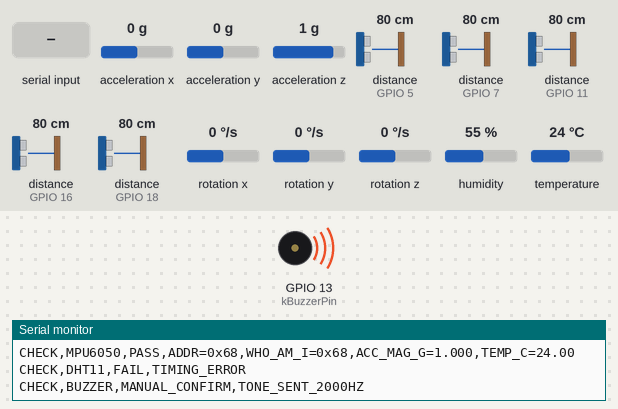
Recording of a sketch running on a simulated ESP32. Shown: buzzer (waves = sounding), the last lines printed to the serial monitor. Wiring (inferred from the names in the program): 5 × ultrasonic range finder: trigger GPIO 4, echo GPIO 5 / trigger GPIO 6, echo GPIO 7 / trigger GPIO 10, echo GPIO 11 / trigger GPIO 15, echo GPIO 16 / trigger GPIO 17, echo GPIO 18; DHT11 sensor: data GPIO 12; MPU-6050 motion sensor at I2C address 0x68. The test bench sets the inputs (shaded band); at power-on: acceleration x 0 g, distance to the obstacle (sensors on GPIO 5, GPIO 7, GPIO 11, GPIO 16, GPIO 18) 80 cm, acceleration y 0 g, acceleration z 1 g, rotation x 0 °/s, rotation y 0 °/s, rotation z 0 °/s, humidity 55 %, temperature 24 °C. The echo pulse lasts 58.3 µs per cm.

Above: at 2.7 s.
At 4.1 s:
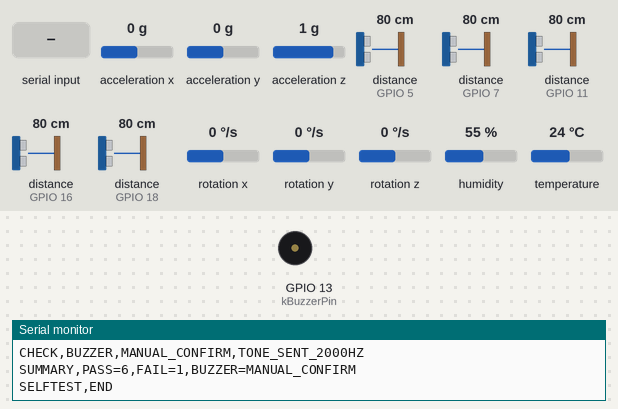
4.2 s: acceleration x set to -0.2 g
11.2 s: distance to the obstacle (sensor on GPIO 5) set to 120 cm
18.0 s: distance to the obstacle (sensor on GPIO 7) set to 2 cm
24.8 s: "Y\n" received over Serial
26.3 s: distance to the obstacle (sensor on GPIO 5) set to 2 cm
28.2 s: distance to the obstacle (sensor on GPIO 11) set to 2 cm
Timing chart, 0 to 31.2 s (numbered marks = the images above; inputs shaded):
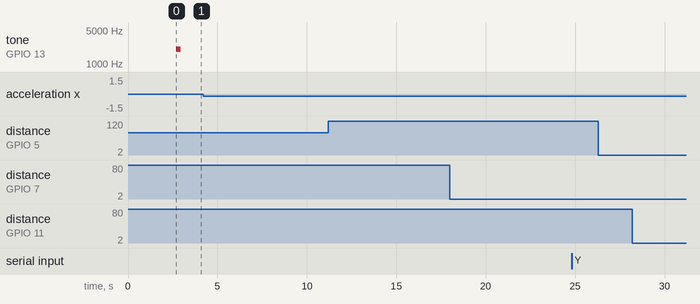

The sketch:

hardware_bringup.ino
```cpp
#include <Arduino.h>
#include <Wire.h>

#include <math.h>

namespace {

constexpr uint32_t kSerialBaud = 115200;
constexpr uint32_t kEchoTimeoutUs = 30000;
constexpr uint32_t kUltrasonicGapMs = 65;
constexpr uint32_t kTelemetryPeriodMs = 3000;

constexpr uint8_t kMpuSdaPin = 8;
constexpr uint8_t kMpuSclPin = 9;
constexpr uint8_t kDhtPin = 12;
constexpr uint8_t kBuzzerPin = 13;

constexpr uint8_t kMpuRegSampleRateDivider = 0x19;
constexpr uint8_t kMpuRegConfig = 0x1A;
constexpr uint8_t kMpuRegGyroConfig = 0x1B;
constexpr uint8_t kMpuRegAccelConfig = 0x1C;
constexpr uint8_t kMpuRegAccelXoutHigh = 0x3B;
constexpr uint8_t kMpuRegPowerManagement1 = 0x6B;
constexpr uint8_t kMpuRegWhoAmI = 0x75;

struct UltrasonicChannel {
  const char* name;
  uint8_t trigPin;
  uint8_t echoPin;
};

constexpr UltrasonicChannel kUltrasonicChannels[] = {
    {"HC1_LEFT_OUTER", 4, 5},
    {"HC2_LEFT_INNER", 6, 7},
    {"HC3_CENTER", 10, 11},
    {"HC4_RIGHT_INNER", 15, 16},
    {"HC5_RIGHT_OUTER", 17, 18},
};

constexpr size_t kUltrasonicCount =
    sizeof(kUltrasonicChannels) / sizeof(kUltrasonicChannels[0]);

// Read non-adjacent modules first to reduce 40 kHz cross-talk.
constexpr size_t kUltrasonicReadOrder[] = {0, 3, 1, 4, 2};

enum class RangeStatus {
  kOk,
  kEchoStuckHigh,
  kNoEcho,
  kOutOfRange,
};

struct RangeReading {
  RangeStatus status = RangeStatus::kNoEcho;
  uint32_t echoTimeUs = 0;
  float distanceCm = NAN;
};

struct MatrixEchoCapture {
  bool initiallyHigh = false;
  bool sawRise = false;
  bool sawFall = false;
  uint32_t riseAtUs = 0;
  uint32_t pulseWidthUs = 0;
};

enum class DhtStatus {
  kOk,
  kNoResponse,
  kTimingError,
  kChecksumError,
};

struct DhtReading {
  DhtStatus status = DhtStatus::kNoResponse;
  float temperatureC = NAN;
  float humidityRh = NAN;
};

struct MpuReading {
  bool ok = false;
  float axG = NAN;
  float ayG = NAN;
  float azG = NAN;
  float gxDps = NAN;
  float gyDps = NAN;
  float gzDps = NAN;
  float temperatureC = NAN;
};

uint8_t mpuAddress = 0;
uint8_t mpuWhoAmI = 0;
bool mpuReady = false;
uint32_t nextTelemetryMs = 0;

const char* rangeStatusName(RangeStatus status) {
  switch (status) {
    case RangeStatus::kOk:
      return "PASS";
    case RangeStatus::kEchoStuckHigh:
      return "ECHO_STUCK_HIGH";
    case RangeStatus::kNoEcho:
      return "NO_ECHO";
    case RangeStatus::kOutOfRange:
      return "OUT_OF_RANGE";
  }
  return "UNKNOWN";
}

const char* dhtStatusName(DhtStatus status) {
  switch (status) {
    case DhtStatus::kOk:
      return "PASS";
    case DhtStatus::kNoResponse:
      return "NO_RESPONSE";
    case DhtStatus::kTimingError:
      return "TIMING_ERROR";
    case DhtStatus::kChecksumError:
      return "CHECKSUM_ERROR";
  }
  return "UNKNOWN";
}

int16_t makeInt16(uint8_t highByte, uint8_t lowByte) {
  return static_cast<int16_t>((static_cast<uint16_t>(highByte) << 8) |
                              lowByte);
}

bool mpuWriteRegister(uint8_t address, uint8_t reg, uint8_t value) {
  Wire.beginTransmission(address);
  Wire.write(reg);
  Wire.write(value);
  return Wire.endTransmission(true) == 0;
}

bool mpuReadRegisters(uint8_t address, uint8_t startReg, uint8_t* data,
                      size_t length) {
  Wire.beginTransmission(address);
  Wire.write(startReg);
  if (Wire.endTransmission(false) != 0) {
    return false;
  }

  const size_t received = Wire.requestFrom(
      static_cast<int>(address), static_cast<int>(length), true);
  if (received != length) {
    return false;
  }

  for (size_t i = 0; i < length; ++i) {
    data[i] = Wire.read();
  }
  return true;
}

bool mpuReadRegister(uint8_t address, uint8_t reg, uint8_t& value) {
  return mpuReadRegisters(address, reg, &value, 1);
}

bool initializeMpu() {
  constexpr uint8_t kCandidateAddresses[] = {0x68, 0x69};
  mpuAddress = 0;
  mpuWhoAmI = 0;

  for (uint8_t address : kCandidateAddresses) {
    uint8_t identity = 0;
    if (!mpuReadRegister(address, kMpuRegWhoAmI, identity)) {
      continue;
    }
    if (identity == 0x68 || identity == 0x69 || identity == 0x70) {
      mpuAddress = address;
      mpuWhoAmI = identity;
      break;
    }
  }

  if (mpuAddress == 0) {
    mpuReady = false;
    return false;
  }

  bool ok = true;
  ok &= mpuWriteRegister(mpuAddress, kMpuRegPowerManagement1, 0x00);
  delay(100);
  ok &= mpuWriteRegister(mpuAddress, kMpuRegConfig, 0x03);
  ok &= mpuWriteRegister(mpuAddress, kMpuRegSampleRateDivider, 0x09);
  ok &= mpuWriteRegister(mpuAddress, kMpuRegGyroConfig, 0x00);
  ok &= mpuWriteRegister(mpuAddress, kMpuRegAccelConfig, 0x00);
  mpuReady = ok;
  return ok;
}

MpuReading readMpu() {
  MpuReading reading;
  if (!mpuReady) {
    return reading;
  }

  uint8_t data[14];
  if (!mpuReadRegisters(mpuAddress, kMpuRegAccelXoutHigh, data,
                        sizeof(data))) {
    mpuReady = false;
    return reading;
  }

  const int16_t rawAx = makeInt16(data[0], data[1]);
  const int16_t rawAy = makeInt16(data[2], data[3]);
  const int16_t rawAz = makeInt16(data[4], data[5]);
  const int16_t rawTemperature = makeInt16(data[6], data[7]);
  const int16_t rawGx = makeInt16(data[8], data[9]);
  const int16_t rawGy = makeInt16(data[10], data[11]);
  const int16_t rawGz = makeInt16(data[12], data[13]);

  reading.ok = true;
  reading.axG = rawAx / 16384.0f;
  reading.ayG = rawAy / 16384.0f;
  reading.azG = rawAz / 16384.0f;
  reading.gxDps = rawGx / 131.0f;
  reading.gyDps = rawGy / 131.0f;
  reading.gzDps = rawGz / 131.0f;
  reading.temperatureC = mpuWhoAmI == 0x70
                             ? rawTemperature / 333.87f + 21.0f
                             : rawTemperature / 340.0f + 36.53f;
  return reading;
}

RangeReading readUltrasonic(const UltrasonicChannel& channel) {
  RangeReading reading;

  if (digitalRead(channel.echoPin) == HIGH) {
    delayMicroseconds(100);
    if (digitalRead(channel.echoPin) == HIGH) {
      reading.status = RangeStatus::kEchoStuckHigh;
      return reading;
    }
  }

  digitalWrite(channel.trigPin, LOW);
  delayMicroseconds(3);
  digitalWrite(channel.trigPin, HIGH);
  delayMicroseconds(10);
  digitalWrite(channel.trigPin, LOW);

  reading.echoTimeUs = pulseIn(channel.echoPin, HIGH, kEchoTimeoutUs);
  if (reading.echoTimeUs == 0) {
    reading.status = RangeStatus::kNoEcho;
    return reading;
  }

  reading.distanceCm = reading.echoTimeUs * 0.0343f * 0.5f;
  if (reading.distanceCm < 2.0f || reading.distanceCm > 400.0f) {
    reading.status = RangeStatus::kOutOfRange;
    return reading;
  }

  reading.status = RangeStatus::kOk;
  return reading;
}

void runUltrasonicMatrixAttempt(size_t triggerIndex, size_t attempt,
                                bool isolateOtherTriggers) {
  for (size_t index = 0; index < kUltrasonicCount; ++index) {
    if (isolateOtherTriggers && index != triggerIndex) {
      pinMode(kUltrasonicChannels[index].trigPin, INPUT);
    } else {
      pinMode(kUltrasonicChannels[index].trigPin, OUTPUT);
      digitalWrite(kUltrasonicChannels[index].trigPin, LOW);
    }
  }
  delay(2);

  MatrixEchoCapture captures[kUltrasonicCount];
  for (size_t echoIndex = 0; echoIndex < kUltrasonicCount; ++echoIndex) {
    captures[echoIndex].initiallyHigh =
        digitalRead(kUltrasonicChannels[echoIndex].echoPin) == HIGH;
  }

  const UltrasonicChannel& triggerChannel =
      kUltrasonicChannels[triggerIndex];
  digitalWrite(triggerChannel.trigPin, LOW);
  delayMicroseconds(3);
  digitalWrite(triggerChannel.trigPin, HIGH);
  delayMicroseconds(10);
  const bool triggerReadbackHigh =
      digitalRead(triggerChannel.trigPin) == HIGH;
  digitalWrite(triggerChannel.trigPin, LOW);
  const bool triggerReadbackLow = digitalRead(triggerChannel.trigPin) == LOW;

  const uint32_t listenStartUs = micros();
  while (micros() - listenStartUs < kEchoTimeoutUs) {
    const uint32_t nowUs = micros();
    for (size_t echoIndex = 0; echoIndex < kUltrasonicCount; ++echoIndex) {
      MatrixEchoCapture& capture = captures[echoIndex];
      if (capture.initiallyHigh || capture.sawFall) {
        continue;
      }

      const bool isHigh =
          digitalRead(kUltrasonicChannels[echoIndex].echoPin) == HIGH;
      if (!capture.sawRise && isHigh) {
        capture.sawRise = true;
        capture.riseAtUs = nowUs;
      } else if (capture.sawRise && !isHigh) {
        capture.sawFall = true;
        capture.pulseWidthUs = nowUs - capture.riseAtUs;
      }
    }
  }

  Serial.printf("MATRIX,MODE=%s,TRIG=HC%u,TRIG_GPIO=%u,HIGH_READ=%u,"
                "LOW_READ=%u,ATTEMPT=%u",
                isolateOtherTriggers ? "ISOLATED" : "NORMAL",
                static_cast<unsigned>(triggerIndex + 1),
                static_cast<unsigned>(triggerChannel.trigPin),
                triggerReadbackHigh ? 1U : 0U,
                triggerReadbackLow ? 1U : 0U,
                static_cast<unsigned>(attempt + 1));
  bool reported = false;
  for (size_t echoIndex = 0; echoIndex < kUltrasonicCount; ++echoIndex) {
    const MatrixEchoCapture& capture = captures[echoIndex];
    if (capture.initiallyHigh) {
      Serial.printf(",ECHO_HC%u=STUCK_HIGH",
                    static_cast<unsigned>(echoIndex + 1));
      reported = true;
    } else if (capture.sawFall) {
      const float distanceCm = capture.pulseWidthUs * 0.0343f * 0.5f;
      Serial.printf(",ECHO_HC%u_US=%lu,ECHO_HC%u_CM=%.2f",
                    static_cast<unsigned>(echoIndex + 1),
                    static_cast<unsigned long>(capture.pulseWidthUs),
                    static_cast<unsigned>(echoIndex + 1), distanceCm);
      reported = true;
    } else if (capture.sawRise) {
      Serial.printf(",ECHO_HC%u=RISE_NO_FALL",
                    static_cast<unsigned>(echoIndex + 1));
      reported = true;
    }
  }
  if (!reported) {
    Serial.print(",NO_ECHO_ON_ANY_GPIO");
  }
  Serial.println();

  for (const UltrasonicChannel& channel : kUltrasonicChannels) {
    pinMode(channel.trigPin, OUTPUT);
    digitalWrite(channel.trigPin, LOW);
  }
}

void runEchoBiasProbe() {
  Serial.println("ECHO_PROBE,START,WEAK_INTERNAL_PULL_TEST");
  for (size_t echoIndex = 0; echoIndex < kUltrasonicCount; ++echoIndex) {
    const uint8_t echoPin = kUltrasonicChannels[echoIndex].echoPin;

    pinMode(echoPin, INPUT);
    delay(2);
    const int floatingLevel = digitalRead(echoPin);

    pinMode(echoPin, INPUT_PULLUP);
    delay(2);
    const int pullupLevel = digitalRead(echoPin);

    pinMode(echoPin, INPUT_PULLDOWN);
    delay(2);
    const int pulldownLevel = digitalRead(echoPin);

    pinMode(echoPin, INPUT);
    Serial.printf("ECHO_PROBE,HC%u,ECHO_GPIO=%u,INPUT=%d,PULLUP=%d,"
                  "PULLDOWN=%d\n",
                  static_cast<unsigned>(echoIndex + 1),
                  static_cast<unsigned>(echoPin), floatingLevel, pullupLevel,
                  pulldownLevel);
  }
  Serial.println("ECHO_PROBE,END");
}

void runUltrasonicMatrixTest() {
  constexpr size_t kAttempts = 3;
  Serial.println(
      "MATRIX,START,TRIGGER_EACH_HC_AND_LISTEN_ON_ALL_ECHO_GPIOS");
  for (size_t triggerIndex = 0; triggerIndex < kUltrasonicCount;
       ++triggerIndex) {
    for (size_t attempt = 0; attempt < kAttempts; ++attempt) {
      runUltrasonicMatrixAttempt(triggerIndex, attempt, false);
      delay(kUltrasonicGapMs);
    }
  }
  runEchoBiasProbe();
  Serial.println("MATRIX,END");
}

void runIsolatedTriggerMatrixTest() {
  constexpr size_t kAttempts = 3;
  Serial.println(
      "MATRIX,START,ISOLATE_NON_SELECTED_TRIG_GPIOS_AND_LISTEN_ALL_ECHOS");
  for (size_t triggerIndex = 0; triggerIndex < kUltrasonicCount;
       ++triggerIndex) {
    for (size_t attempt = 0; attempt < kAttempts; ++attempt) {
      runUltrasonicMatrixAttempt(triggerIndex, attempt, true);
      delay(kUltrasonicGapMs);
    }
  }
  Serial.println("MATRIX,END");
}

bool waitForDhtLevel(uint8_t level, uint32_t timeoutUs) {
  const uint32_t start = micros();
  while (digitalRead(kDhtPin) != level) {
    if (micros() - start > timeoutUs) {
      return false;
    }
  }
  return true;
}

bool measureDhtLevel(uint8_t level, uint32_t timeoutUs, uint32_t& durationUs) {
  const uint32_t start = micros();
  while (digitalRead(kDhtPin) == level) {
    if (micros() - start > timeoutUs) {
      return false;
    }
  }
  durationUs = micros() - start;
  return true;
}

DhtReading readDht11() {
  DhtReading reading;
  uint8_t data[5] = {0, 0, 0, 0, 0};

  pinMode(kDhtPin, OUTPUT);
  digitalWrite(kDhtPin, LOW);
  delay(20);
  digitalWrite(kDhtPin, HIGH);
  delayMicroseconds(30);
  pinMode(kDhtPin, INPUT_PULLUP);

  uint32_t pulseLengthUs = 0;
  if (!waitForDhtLevel(LOW, 200) ||
      !measureDhtLevel(LOW, 200, pulseLengthUs) ||
      !waitForDhtLevel(HIGH, 200) ||
      !measureDhtLevel(HIGH, 200, pulseLengthUs)) {
    reading.status = DhtStatus::kNoResponse;
    return reading;
  }

  for (int bit = 0; bit < 40; ++bit) {
    uint32_t lowDurationUs = 0;
    uint32_t highDurationUs = 0;
    if (!waitForDhtLevel(LOW, 100) ||
        !measureDhtLevel(LOW, 100, lowDurationUs) ||
        !waitForDhtLevel(HIGH, 100) ||
        !measureDhtLevel(HIGH, 150, highDurationUs)) {
      reading.status = DhtStatus::kTimingError;
      return reading;
    }

    data[bit / 8] <<= 1;
    if (highDurationUs > 45) {
      data[bit / 8] |= 1;
    }
  }

  const uint8_t expectedChecksum =
      static_cast<uint8_t>(data[0] + data[1] + data[2] + data[3]);
  if (data[4] != expectedChecksum) {
    reading.status = DhtStatus::kChecksumError;
    return reading;
  }

  reading.humidityRh = data[0] + data[1] * 0.1f;
  reading.temperatureC = (data[2] & 0x7F) + data[3] * 0.1f;
  if (data[2] & 0x80) {
    reading.temperatureC = -reading.temperatureC;
  }
  reading.status = DhtStatus::kOk;
  return reading;
}

void playBuzzerTest() {
  Serial.println("CHECK,BUZZER,MANUAL_CONFIRM,TONE_SENT_2000HZ");
  tone(kBuzzerPin, 2000, 250);
  delay(300);
  noTone(kBuzzerPin);
}

bool printUltrasonicCheck(size_t index) {
  const UltrasonicChannel& channel = kUltrasonicChannels[index];
  constexpr size_t kAttempts = 3;
  float validDistances[kAttempts];
  size_t validCount = 0;
  RangeStatus lastFailure = RangeStatus::kNoEcho;

  for (size_t attempt = 0; attempt < kAttempts; ++attempt) {
    const RangeReading reading = readUltrasonic(channel);
    if (reading.status == RangeStatus::kOk) {
      validDistances[validCount++] = reading.distanceCm;
    } else {
      lastFailure = reading.status;
    }
    if (attempt + 1 < kAttempts) {
      delay(kUltrasonicGapMs);
    }
  }

  if (validCount >= 2) {
    for (size_t i = 0; i < validCount; ++i) {
      for (size_t j = i + 1; j < validCount; ++j) {
        if (validDistances[j] < validDistances[i]) {
          const float temporary = validDistances[i];
          validDistances[i] = validDistances[j];
          validDistances[j] = temporary;
        }
      }
    }
    const float medianDistance = validDistances[validCount / 2];
    Serial.printf("CHECK,%s,PASS,DIST_CM=%.2f,VALID=%u/%u\n", channel.name,
                  medianDistance, static_cast<unsigned>(validCount),
                  static_cast<unsigned>(kAttempts));
    return true;
  }

  if (validCount == 1) {
    Serial.printf("CHECK,%s,FAIL,UNSTABLE_ECHO,VALID=1/%u,LAST=%s\n",
                  channel.name, static_cast<unsigned>(kAttempts),
                  rangeStatusName(lastFailure));
    return false;
  }

  Serial.printf("CHECK,%s,FAIL,%s,VALID=0/%u\n", channel.name,
                rangeStatusName(lastFailure),
                static_cast<unsigned>(kAttempts));
  return false;
}

bool printMpuCheck() {
  if (!mpuReady && !initializeMpu()) {
    Serial.println("CHECK,MPU6050,FAIL,NO_I2C_DEVICE_AT_0X68_OR_0X69");
    return false;
  }

  const MpuReading reading = readMpu();
  if (!reading.ok) {
    Serial.println("CHECK,MPU6050,FAIL,READ_ERROR");
    return false;
  }

  const float accelerationMagnitude =
      sqrtf(reading.axG * reading.axG + reading.ayG * reading.ayG +
            reading.azG * reading.azG);
  Serial.printf(
      "CHECK,MPU6050,PASS,ADDR=0x%02X,WHO_AM_I=0x%02X,ACC_MAG_G=%.3f,"
      "TEMP_C=%.2f\n",
      mpuAddress, mpuWhoAmI, accelerationMagnitude, reading.temperatureC);
  return true;
}

bool printDhtCheck() {
  const DhtReading reading = readDht11();
  if (reading.status != DhtStatus::kOk) {
    Serial.printf("CHECK,DHT11,FAIL,%s\n", dhtStatusName(reading.status));
    return false;
  }

  Serial.printf("CHECK,DHT11,PASS,TEMP_C=%.1f,HUMIDITY_RH=%.1f\n",
                reading.temperatureC, reading.humidityRh);
  return true;
}

void runFullSelfTest() {
  Serial.println("SELFTEST,START");
  int passed = 0;
  int failed = 0;

  for (size_t orderIndex = 0; orderIndex < kUltrasonicCount; ++orderIndex) {
    const size_t channelIndex = kUltrasonicReadOrder[orderIndex];
    if (printUltrasonicCheck(channelIndex)) {
      ++passed;
    } else {
      ++failed;
    }
    delay(kUltrasonicGapMs);
  }

  if (printMpuCheck()) {
    ++passed;
  } else {
    ++failed;
  }

  if (printDhtCheck()) {
    ++passed;
  } else {
    ++failed;
  }

  playBuzzerTest();
  Serial.printf("SUMMARY,PASS=%d,FAIL=%d,BUZZER=MANUAL_CONFIRM\n", passed,
                failed);
  Serial.println("SELFTEST,END");
}

void printTelemetry() {
  RangeReading ranges[kUltrasonicCount];
  for (size_t orderIndex = 0; orderIndex < kUltrasonicCount; ++orderIndex) {
    const size_t channelIndex = kUltrasonicReadOrder[orderIndex];
    ranges[channelIndex] =
        readUltrasonic(kUltrasonicChannels[channelIndex]);
    delay(kUltrasonicGapMs);
  }

  if (!mpuReady) {
    initializeMpu();
  }
  const MpuReading mpu = readMpu();
  const DhtReading dht = readDht11();

  Serial.printf("DATA,T_MS=%lu", static_cast<unsigned long>(millis()));
  for (size_t i = 0; i < kUltrasonicCount; ++i) {
    if (ranges[i].status == RangeStatus::kOk) {
      Serial.printf(",%s_CM=%.2f", kUltrasonicChannels[i].name,
                    ranges[i].distanceCm);
    } else {
      Serial.printf(",%s=%s", kUltrasonicChannels[i].name,
                    rangeStatusName(ranges[i].status));
    }
  }

  if (dht.status == DhtStatus::kOk) {
    Serial.printf(",DHT_TEMP_C=%.1f,DHT_RH=%.1f", dht.temperatureC,
                  dht.humidityRh);
  } else {
    Serial.printf(",DHT11=%s", dhtStatusName(dht.status));
  }

  if (mpu.ok) {
    Serial.printf(",MPU_AX_G=%.3f,MPU_AY_G=%.3f,MPU_AZ_G=%.3f,"
                  "MPU_GX_DPS=%.2f,MPU_GY_DPS=%.2f,MPU_GZ_DPS=%.2f",
                  mpu.axG, mpu.ayG, mpu.azG, mpu.gxDps, mpu.gyDps,
                  mpu.gzDps);
  } else {
    Serial.print(",MPU6050=READ_ERROR");
  }
  Serial.println();
}

void handleSerialCommand(char command) {
  if (command >= 'a' && command <= 'z') {
    command = command - 'a' + 'A';
  }

  if (command == 'R') {
    runFullSelfTest();
    return;
  }
  if (command == 'B') {
    playBuzzerTest();
    return;
  }
  if (command >= '1' && command <= '5') {
    const size_t index = static_cast<size_t>(command - '1');
    printUltrasonicCheck(index);
    return;
  }
  if (command == 'M') {
    printMpuCheck();
    return;
  }
  if (command == 'D') {
    printDhtCheck();
    return;
  }
  if (command == 'X') {
    runUltrasonicMatrixTest();
    return;
  }
  if (command == 'Y') {
    runIsolatedTriggerMatrixTest();
    return;
  }
}

}  // namespace

void setup() {
  Serial.begin(kSerialBaud);
  delay(1500);

  Serial.println();
  Serial.println("BOOT,QINGXIAN_CHAIR_HARDWARE_BRINGUP_V1");
  Serial.println("INFO,SERIAL_PORT_EXPECTED,COM8,BAUD=115200");
  Serial.println(
      "INFO,PINS,HC1=4/5,HC2=6/7,HC3=10/11,HC4=15/16,HC5=17/18,"
      "MPU_SDA=8,MPU_SCL=9,DHT=12,BUZZER=13");

  for (const UltrasonicChannel& channel : kUltrasonicChannels) {
    pinMode(channel.trigPin, OUTPUT);
    digitalWrite(channel.trigPin, LOW);
    pinMode(channel.echoPin, INPUT);
  }

  pinMode(kBuzzerPin, OUTPUT);
  digitalWrite(kBuzzerPin, LOW);
  pinMode(kDhtPin, INPUT_PULLUP);

  Wire.begin(kMpuSdaPin, kMpuSclPin, 400000);
  Wire.setTimeOut(50);
  initializeMpu();

  runFullSelfTest();
  nextTelemetryMs = millis() + kTelemetryPeriodMs;
}

void loop() {
  while (Serial.available() > 0) {
    const char command = static_cast<char>(Serial.read());
    if (command != '\r' && command != '\n' && command != ' ' &&
        command != '\t') {
      handleSerialCommand(command);
    }
  }

  const uint32_t now = millis();
  if (static_cast<int32_t>(now - nextTelemetryMs) >= 0) {
    printTelemetry();
    nextTelemetryMs = millis() + kTelemetryPeriodMs;
  }
}
```
